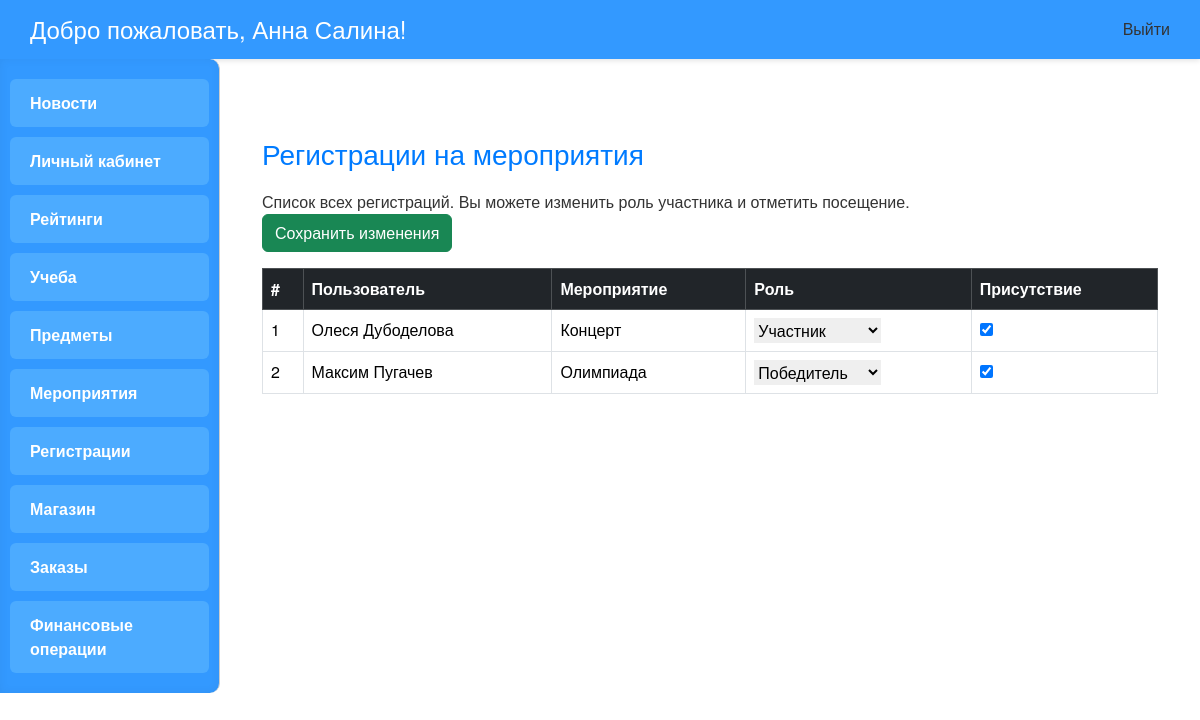
Screenshot of /registrations/ (signed in) with the database file from the repository.
### main/models.py (models this page shows, shortened)
class Registrations(models.Model):
    registration_id = models.AutoField(primary_key=True)
    event = models.ForeignKey(Events, on_delete=models.CASCADE, related_name='registrations', verbose_name='Мероприятие')
    user = models.ForeignKey(User, on_delete=models.CASCADE, related_name='event_registrations', verbose_name='Пользователь')
    e_role_id = models.ForeignKey('EventRoles', on_delete=models.CASCADE, related_name='registrations', verbose_name='Роль на мероприятии')
    attendance = models.BooleanField(default=False, verbose_name='Посещение')
    available = models.BooleanField(default=True, verbose_name='Доступность')

class Events(models.Model):
    event_id = models.AutoField(primary_key=True)
    date = models.DateField(verbose_name='Дата')
    time = models.TimeField(verbose_name='Время')
    event_name = models.CharField(max_length=100, verbose_name='Название мероприятия')
    place = models.CharField(max_length=100, verbose_name='Место проведения')
    available = models.BooleanField(default=True, verbose_name='Доступность')
    notes = models.TextField(blank=True, null=True, verbose_name='Примечания')
    event_photo = models.ImageField(upload_to='event_photos/', blank=True, null=True, verbose_name='Фото мероприятия')

### main/views.py (the view)
# urls.py: path('registrations/', views.registrations, name='registrations'),
@login_required
def registrations(request):
    profile = request.user.profile
    if profile.role not in ['TE', 'MA', 'AD']:
        return render(request, 'extracurricular/registrations.html', {
            'error': "Доступ запрещён"
        })
    registrations_list = Registrations.objects.select_related('user', 'event', 'e_role_id').all()
    RegistrationFormSet = modelformset_factory(
        Registrations,
        form=RegistrationForm,
        extra=0
    )
    if request.method == 'POST':
        formset = RegistrationFormSet(request.POST, queryset=registrations_list)
        if formset.is_valid():
            formset.save()
            messages.success(request, "Изменения успешно сохранены")
            return redirect('registrations')
    else:
        formset = RegistrationFormSet(queryset=registrations_list)
    return render(request, 'extracurricular/registrations.html', {
        'formset': formset
    })

### main/models.py (called while the page is built)
    def __str__(self):
        return self.e_role_name

### main/templates/extracurricular/registrations.html (shortened to what this page needs)
{% extends "main/base.html" %}
{% block content %}
<div class="container mt-5">
    <h2>Регистрации на мероприятия</h2>
    <p>Список всех регистраций. Вы можете изменить роль участника и отметить посещение.</p>
    <form method="post">
        <button type="submit" class="btn btn-success mb-3">Сохранить изменения</button>
        <table class="table table-bordered table-hover">
            <thead class="table-dark">
                <tr>
                    <th>#</th>
                    <th>Пользователь</th>
                    <th>Мероприятие</th>
                    <th>Роль</th>
                    <th>Присутствие</th>
                </tr>
            </thead>
            <tbody>
                {% for form in formset %}
                    <tr>
                        <td>{{ forloop.counter }}</td>
                        <td>{{ form.instance.user.get_full_name }}</td>
                        <td>{{ form.instance.event.event_name }}</td>
                        <td>{{ form.e_role_id }}</td>
                        <td>{{ form.attendance }}</td>
                    </tr>
                {% endfor %}
            </tbody>
        </table>
    </form>
</div>
{% endblock %}

### main/templates/main/base.html (shortened to what this page needs)
<!DOCTYPE html>
<html lang="ru">
<head>
    <script src="https://cdn.tailwindcss.com"></script>
  <link href="https://cdn.jsdelivr.net/npm/bootstrap@5.3.3/dist/css/bootstrap.min.css" rel="stylesheet">
</head>
<body>
  <div class="header">
    {% if user.is_authenticated %}
      <h1>Добро пожаловать, {{ user.get_full_name|default:user.username }}!</h1>
      <form method="post" action="{% url 'logout' %}">
        <button type="submit" onclick="return confirm('Вы уверены, что хотите выйти?')">Выйти</button>
      </form>
    {% else %}
      <h1>Добро пожаловать!</h1>
      <a href="{% url 'login' %}" class="exit-link">Войти</a>
    {% endif %}
  </div>
  <div class="page-wrapper d-flex">
    <div class="sidebar">
      {% if user.profile.role == 'AD' %}
        <div class="menu-item"><a href="{% url 'news' %}">Новости</a></div>
        <div class="menu-item"><a href="{% url 'home' %}">Личный кабинет</a></div>
        <div class="menu-item"><a href="{% url 'dashboard' %}">Рейтинги</a></div>
        <div class="menu-item"><a href="{% url 'study' %}">Учеба</a></div>
        <div class="menu-item"><a href="{% url 'subjects' %}">Предметы</a></div>
        <div class="menu-item"><a href="{% url 'events' %}">Мероприятия</a></div>
        <div class="menu-item"><a href="{% url 'registrations' %}">Регистрации</a></div>
        <div class="menu-item"><a href="{% url 'shop' %}">Магазин</a></div>
        <div class="menu-item"><a href="{% url 'orders' %}">Заказы</a></div>
        <div class="menu-item"><a href="{% url 'operations' %}">Финансовые операции</a></div>
      {% elif user.profile.role == 'MA' %}
        <div class="menu-item"><a href="{% url 'news' %}">Новости</a></div>
        <div class="menu-item"><a href="{% url 'home' %}">Личный кабинет</a></div>
        <div class="menu-item"><a href="{% url 'events' %}">Мероприятия</a></div>
        <div class="menu-item"><a href="{% url 'registrations' %}">Регистрации</a></div>
      {% elif user.profile.role == 'PR' %}
        <div class="menu-item"><a href="{% url 'news' %}">Новости</a></div>
        <div class="menu-item"><a href="{% url 'home' %}">Личный кабинет</a></div>
        <div class="menu-item"><a href="{% url 'shop' %}">Магазин</a></div>
        <div class="menu-item"><a href="{% url 'orders' %}">Заказы</a></div>
      {% endif %}
    </div>
    <div class="main">
      {% block content %}{% endblock %}
    </div>
  </div>
</body>
</html>

### main/templates/main/base.html (style rules this page uses)
body { margin: 0; font-family: 'Helvetica Neue', Arial, sans-serif; background-color: #fff; color: #333; }
.header { background-color: #3399ff; padding: 15px 30px; display: flex; justify-content: space-between; align-items: center; box-shadow: 0 2px 5px rgba(0,0,0,0.1); }
.header h1 { margin: 0; font-size: 24px; color: #fff; }
.page-wrapper { display: flex; min-height: 100vh; }
.sidebar { width: 220px; background-color: #3399ff; border-right: 1px solid #ccc; padding: 20px 10px; display: flex; flex-direction: column; gap: 10px; border-radius: 0 10px 10px 0; box-shadow: inset 0 0 10px rgba(0,0,0,0.05); overflow-y: auto; height: 100%; }
.menu-item { padding: 12px 20px; background-color: #4cabff; color: #fff; text-decoration: none; border-radius: 6px; font-weight: 600; cursor: pointer; transition: background-color 0.3s, transform 0.2s; }
.menu-item a { color: #fff !important; text-decoration: none; display: block; width: 100%; height: 100%; }
.main { flex-grow: 1; padding: 30px; }
.main h2 { margin-top: 0; font-size: 28px; color: #007bff; margin-bottom: 20px; }

### rows the page displays
Registrations: instance.user.get_full_name "Олеся Дубоделова", instance.event.event_name "Концерт"
Registrations: instance.user.get_full_name "Максим Пугачев", instance.event.event_name "Олимпиада"

### other values shown
{{ user.get_full_name|default:user.username }} "Анна Салина"
